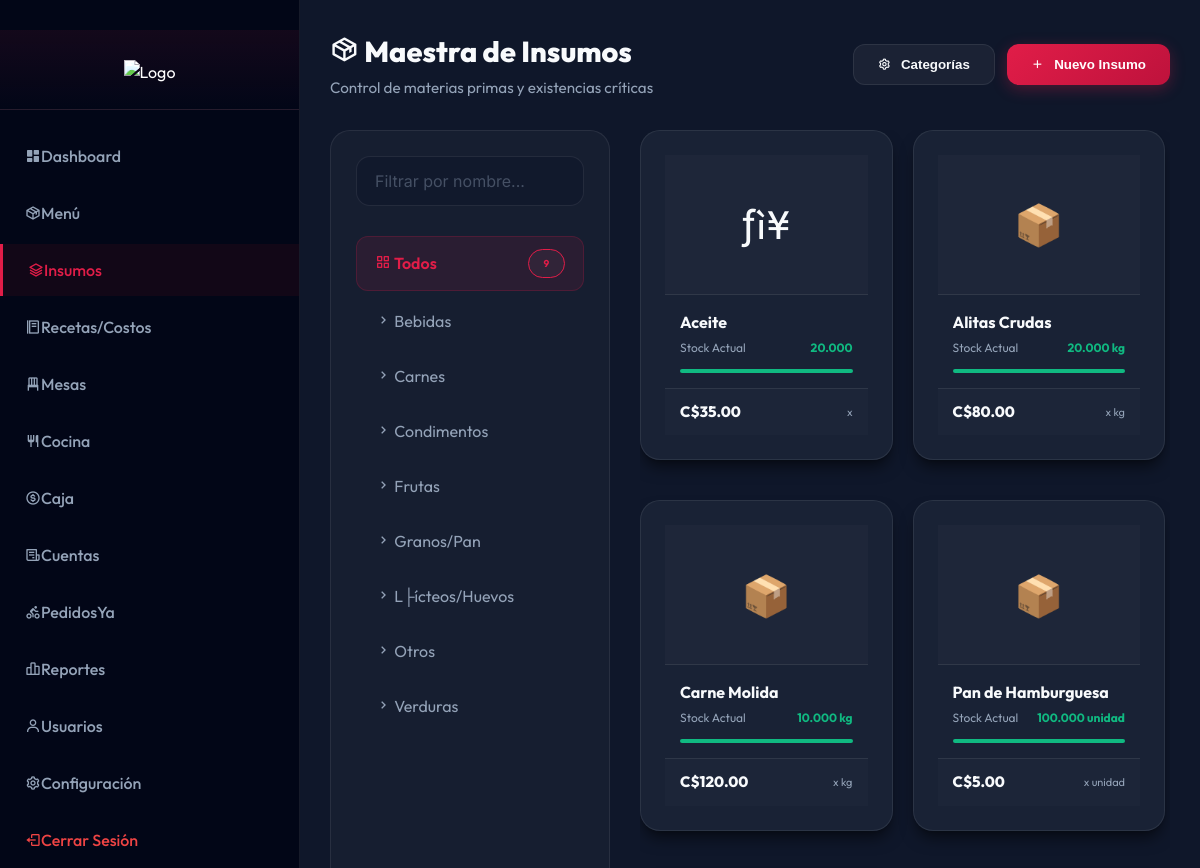
The page /inventario_insumos.php (signed in, upper part) on the database as committed earlier.
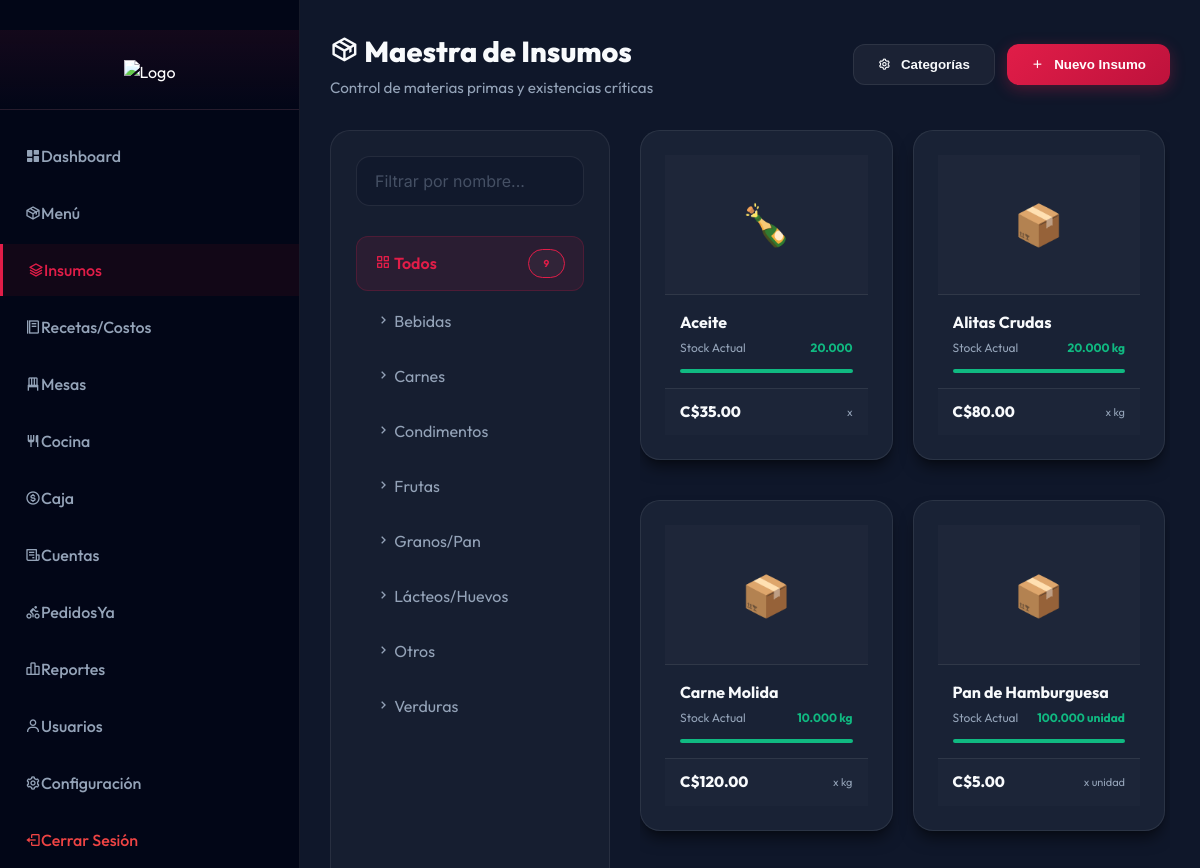
The same page on the database as committed later.
### tables this page shows
CREATE TABLE `ingredient_categories` (
  `id` int(11) NOT NULL AUTO_INCREMENT,
  `name` varchar(100) NOT NULL,
  `description` text DEFAULT NULL,
  PRIMARY KEY (`id`)
);

CREATE TABLE `ingredients` (
  `id` int(11) NOT NULL AUTO_INCREMENT,
  `name` varchar(100) NOT NULL,
  `icon` varchar(50) DEFAULT NULL,
  `image_url` varchar(255) DEFAULT NULL,
  `unit` enum('kg','g','l','ml','unidad') NOT NULL DEFAULT 'unidad',
  `cost` decimal(10,2) NOT NULL DEFAULT 0.00 COMMENT 'Cost per unit',
  `stock` decimal(10,3) NOT NULL DEFAULT 0.000,
  `min_stock` decimal(10,3) DEFAULT 5.000,
  `created_at` timestamp NOT NULL DEFAULT current_timestamp(),
  `category_id` int(11) DEFAULT NULL,
  PRIMARY KEY (`id`)
);

### inventario_insumos.php (the view, shortened to what this page needs)
<?php
require_once __DIR__ . '/includes/inventory_helper.php';
$stmt = $pdo->query("SELECT * FROM ingredient_categories ORDER BY name ASC");
$categories = $stmt->fetchAll(PDO::FETCH_ASSOC);
$stmt = $pdo->query("SELECT * FROM ingredients ORDER BY name ASC");
$ingredients = $stmt->fetchAll(PDO::FETCH_ASSOC);
include __DIR__ . '/includes/header.php';
?><div class="dashboard-wrapper">
    <?php include __DIR__ . '/includes/sidebar.php'; ?>
    <main class="main-content">
        <div class="fc-header" style="margin-bottom: 30px;">
            <div class="fc-header-left">
                <h1><i class='bx bx-package'></i> Maestra de Insumos</h1>
                <p>Control de materias primas y existencias críticas</p>
            </div>
            <div class="fc-header-right no-print">
                <div style="display: flex; gap: 12px;">
                    <button class="fc-btn fc-btn-outline" onclick="openCatManager()">
                        <i class='bx bx-cog'></i> Categorías
                    </button>
                    <button class="fc-btn fc-btn-primary" onclick="initNewIngredient()">
                        <i class='bx bx-plus'></i> Nuevo Insumo
                    </button>
                </div>
            </div>
        </div>
        <div class="inventory-container">
            <aside class="inventory-sidebar">
                <div style="margin-bottom: 10px;">
                    <input type="text" id="gridSearch" placeholder="Filtrar por nombre..." class="fc-input" onkeyup="filterGrid()">
                </div>
                <div class="category-list" style="display:flex; flex-direction:column; gap:5px;">
                    <div class="category-item active" onclick="filterCategory('all', this)">
                        <span><i class='bx bx-grid-alt'></i> Todos</span>
                        <span class="fc-badge fc-badge-outline" style="font-size: 10px;"><?= count($ingredients) ?></span>
                    </div>
                    <?php foreach ($categories as $cat): ?>
                        <div class="category-item" onclick="filterCategory(<?= $cat['id'] ?>, this)">
                            <span><i class='bx bx-chevron-right'></i> <?= htmlspecialchars($cat['name']) ?></span>
                        </div>
                    <?php endforeach; ?>
                </div>
            </aside>
            <div class="inventory-main">
                <div style="display: grid; grid-template-columns: repeat(auto-fill, minmax(220px, 1fr)); gap: 20px;" id="ingGrid">
                    <?php foreach ($ingredients as $ing): ?>
                        <?php
                        $isLow = $ing['stock'] <= $ing['min_stock'];
                        ?>
                        <div class="fc-card insumo-card" data-cat="<?= $ing['category_id'] ?>" data-name="<?= strtolower($ing['name']) ?>"
                             onclick='loadIngredient(<?= htmlspecialchars(json_encode($ing, JSON_HEX_APOS | JSON_HEX_QUOT), ENT_QUOTES, 'UTF-8') ?>)'>
                            <div class="insumo-image">
                                <?php if ($ing['image_url']): ?>
                                    <img src="<?= htmlspecialchars($ing['image_url']) ?>">
                                <?php else: ?>
                                    <span><?= $ing['icon'] ?: '📦' ?></span>
                                <?php endif; ?>
                            </div>
                            <div class="insumo-content">
                                <div class="insumo-title"><?= htmlspecialchars($ing['name']) ?></div>
                                <div class="insumo-meta">
                                    <span>Stock Actual</span>
                                    <span style="color: <?= $isLow ? 'var(--fc-primary)' : '#10b981' ?>; font-weight: 700;">
                                        <?= $ing['stock'] ?> <?= $ing['unit'] ?>
                                    </span>
                                </div>
                                <div style="height: 4px; background: rgba(255,255,255,0.05); border-radius: 10px; overflow: hidden;">
                                    <?php
                                    $perc = min(100, ($ing['stock'] / (max($ing['min_stock'] * 2, 1))) * 100);
                                    $barColor = $isLow ? 'var(--fc-primary)' : '#10b981';
                                    ?>
                                    <div style="width: <?= $perc ?>%; height: 100%; background: <?= $barColor ?>; transition: width 0.3s;"></div>
                                </div>
                            </div>
                            <div class="insumo-footer">
                                <div class="insumo-price">C$<?= number_format($ing['cost'], 2) ?></div>
                                <div style="font-size: 11px; color: var(--fc-text-sec);">x <?= $ing['unit'] ?></div>
                            </div>
                        </div>
                    <?php endforeach; ?>
                </div>
            </div>
        </div>
    </main>
</div>
<?php include __DIR__ . '/includes/footer.php'; ?>

Rows that differ between the two databases and show on the page:
changed ingredient_categories: name "L├ícteos/Huevos" → "Lácteos/Huevos"
changed ingredients "Aceite": icon "­ƒì¥" → "🍾"
